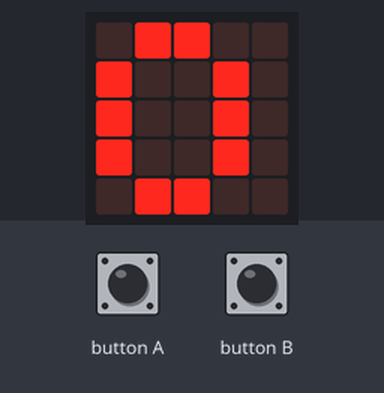
The program below on a simulated BBC micro:bit running MicroPython. On the bench: the board's 5×5 LED display. The test bench sets the inputs (shaded band).

Above: at 1.2 s.
1.3 s: button B pressed for 0.15 s
At 1.5 s:
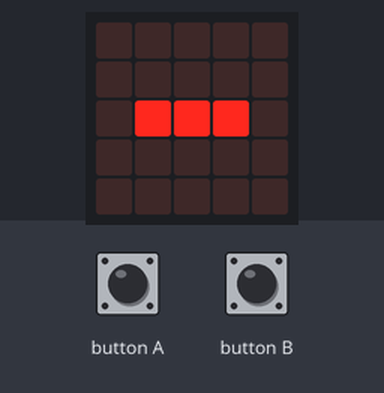
2.0 s: button B pressed for 1 s
At 2.71 s:
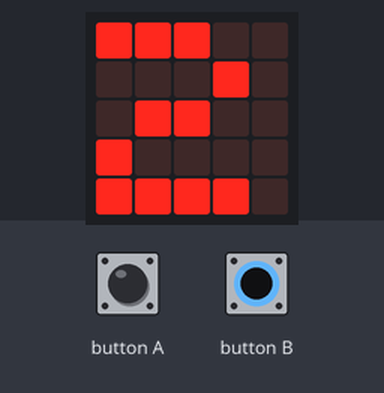
Timing chart, 0 to 5.0 s (numbered marks = the images above; inputs shaded):
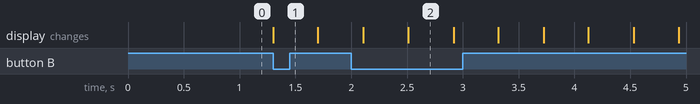

Measured:
- after the input at 1.3 s, the display: changes at once (image 1)
- after the input at 2.0 s, the display: first differs from a run without the input after 0.51 s (image 2)
- what the display in image 2 shows lasts 0.4 s, from 2.5 s to 2.9 s

The program:

contador-main.py
```python
from microbit import *
contador=0
while True:
    if button_a.get_presses():
        contador= contador + 1
    elif button_b.get_presses():
        contador= contador - 1
    else:
            display.show(contador)
```
